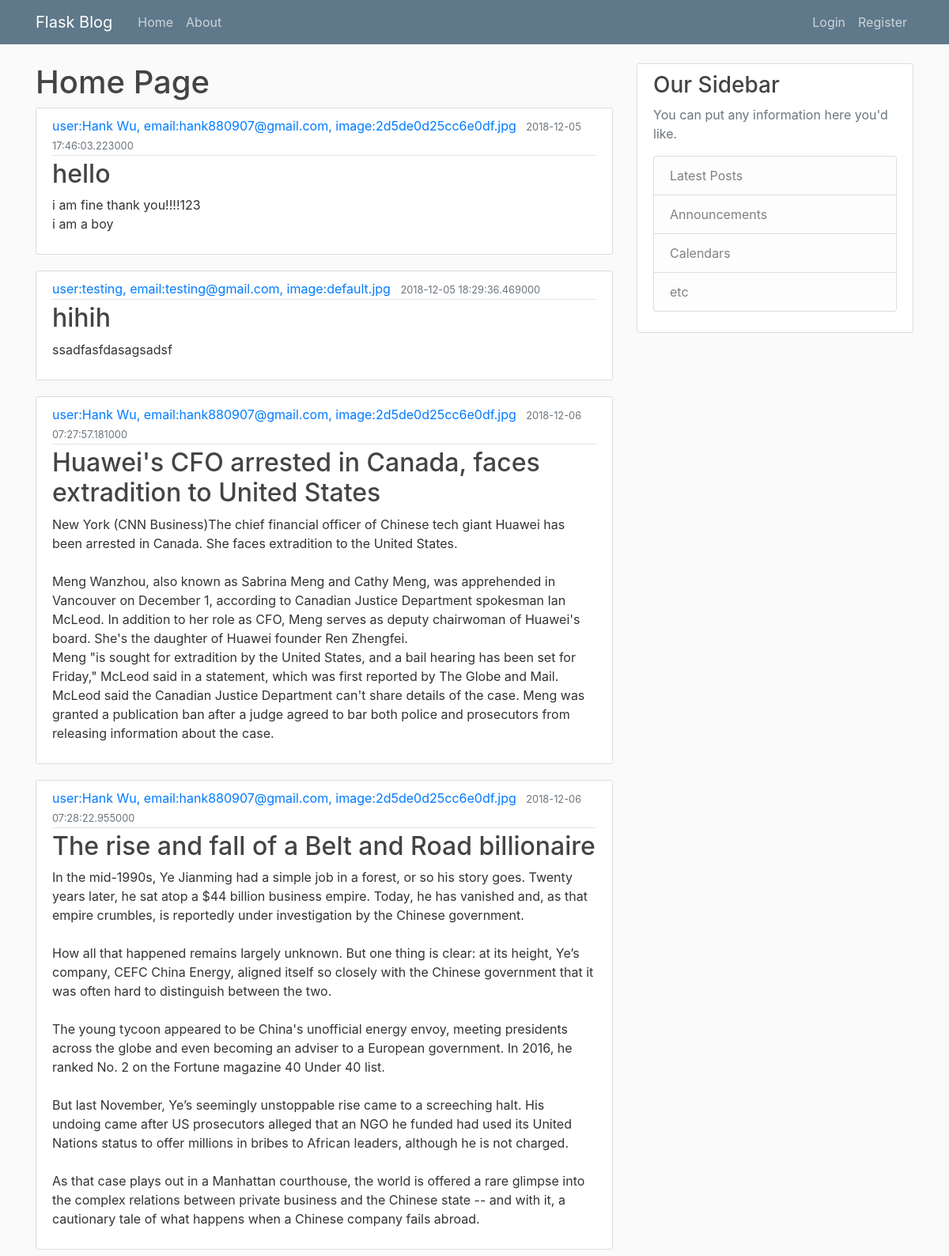
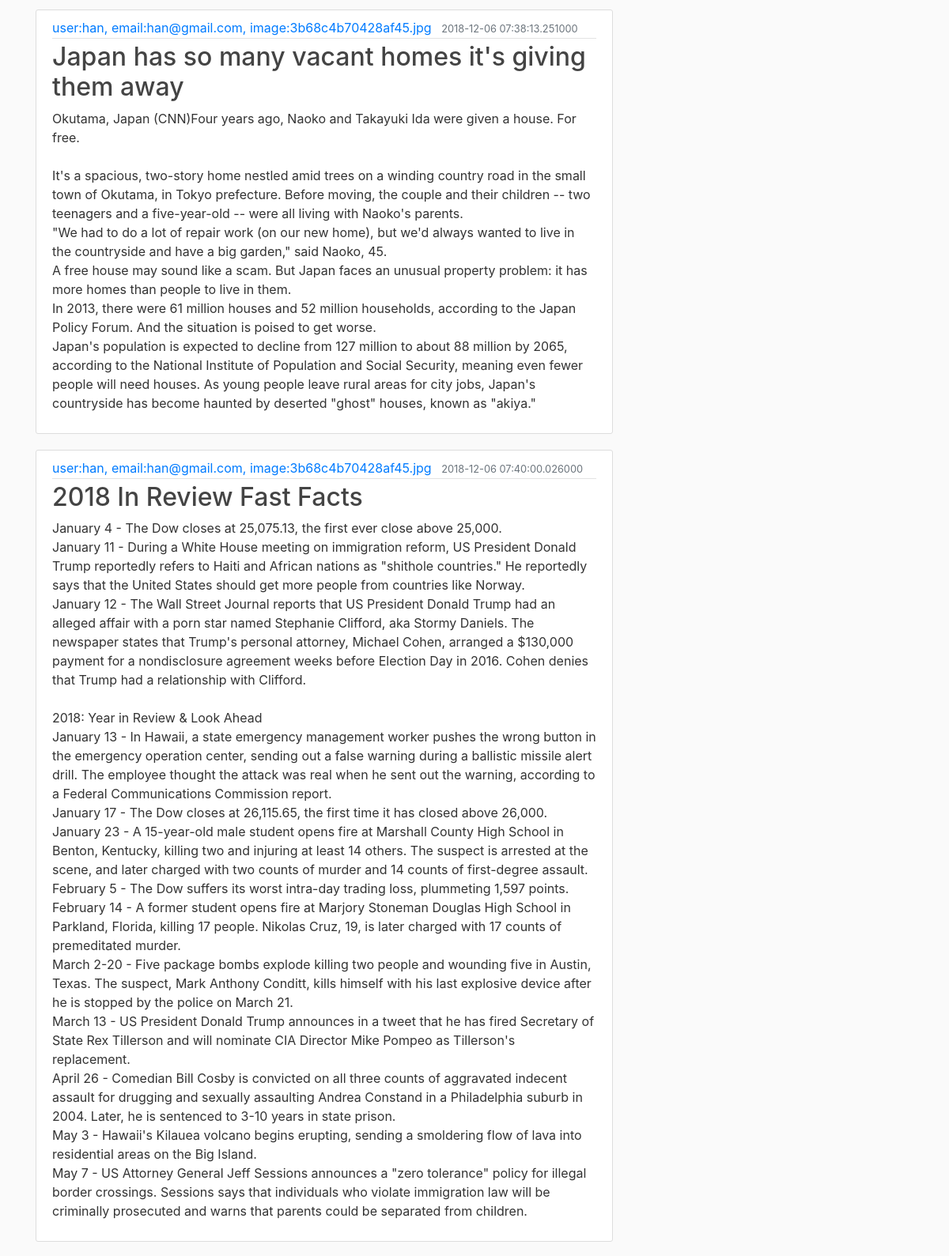
The page /home (upper part) on the database its author committed (2 pictures, top to bottom).
### flaskblog/models.py (models this page shows, shortened)
class Post(db.Model):
    id = db.Column(db.Integer, primary_key=True)
    title = db.Column(db.String(100) , nullable=False)
    date_posted = db.Column(db.DateTime, nullable=False, default=datetime.utcnow)
    content = db.Column(db.Text, nullable=False)
    user_id = db.Column(db.Integer, db.ForeignKey('user.id'), nullable=False) # what does the foreign Key dose?

class User(db.Model, UserMixin):
    id = db.Column(db.Integer, primary_key=True)
    username = db.Column(db.String(20), unique=True, nullable=False)
    email = db.Column(db.String(120), unique=True, nullable=False)
    image_file = db.Column(db.String(20), nullable=False, default='default.jpg')
    password = db.Column(db.String(60), nullable=False)
    posts = db.relationship('Post', backref='author', lazy=True) # the string 'Post' refer to the class post
    def __repr__(self):
        return "user:{}, email:{}, image:{}".format(self.username, self.email, self.image_file)

### flaskblog/route.py (the view)
@app.route("/")
@app.route("/home")
def home():
    posts = Post.query.all()
    return render_template("home.html", posts=posts)

### flaskblog/templates/home.html
{% extends "layout.html"%}
{%block content%}
    <h1>Home Page</h1>
    {% for post in posts%}
        <article class="media content-section">
          <div class="media-body">
            <div class="article-metadata">
              <a class="mr-2" href="#">{{ post.author }}</a>
              <small class="text-muted">{{ post.date_posted }}</small>
            </div>
            <h2><a class="article-title" href="#">{{ post.title }}</a></h2>
            <p class="article-content">{{ post.content }}</p>
          </div>
        </article>
    {% endfor %}
{% endblock content%}

### flaskblog/static/main.css (style rules this page uses)
body { background: #fafafa; color: #333333; margin-top: 5rem; }
h1, h2, h3, h4, h5, h6 { color: #444444; }
.content-section { background: #ffffff; padding: 10px 20px; border: 1px solid #dddddd; border-radius: 3px; margin-bottom: 20px; }
.article-title { color: #444444; }
.article-content { white-space: pre-line; }
.article-metadata { padding-bottom: 1px; margin-bottom: 4px; border-bottom: 1px solid #e3e3e3 }

### rows shown on the page
Post: author "user:Hank Wu, email:hank880907@gmail.com, image:2d5de0d25cc6e0df.jpg", date_posted "2018-12-05 17:46:03.223000", title "hello", content "i am fine thank you!!!!123 i am a boy"
Post: author "user:testing, email:testing@gmail.com, image:default.jpg", date_posted "2018-12-05 18:29:36.469000", title "hihih", content "ssadfasfdasagsadsf"
Post: author "user:Hank Wu, email:hank880907@gmail.com, image:2d5de0d25cc6e0df.jpg", date_posted "2018-12-06 07:27:57.181000", title "Huawei's CFO arrested in Canada, faces extradition to United States", content "New York (CNN Business)The chief financial officer of Chinese tech giant Huawei has been arrested in Canada. She faces extradition to the United States. Meng Wanzhou, also known as Sabrina Meng and Cathy Meng, was apprehended in Vancouver on December 1, according to Canadian Justice Department spokesman Ian McLeod. In addition to her role as CFO, Meng serves as deputy chairwoman of Huawei's board. She's the daughter of Huawei founder Ren Zhengfei. Meng \"is sought for extradition by the United States, and a bail hearing has been set for Friday,\" McLeod said in a statement, which was first reported by The Globe and Mail. McLeod said the Canadian Justice Department can't share details of the…"
Post: author "user:Hank Wu, email:hank880907@gmail.com, image:2d5de0d25cc6e0df.jpg", date_posted "2018-12-06 07:28:22.955000", title "The rise and fall of a Belt and Road billionaire", content "In the mid-1990s, Ye Jianming had a simple job in a forest, or so his story goes. Twenty years later, he sat atop a $44 billion business empire. Today, he has vanished and, as that empire crumbles, is reportedly under investigation by the Chinese government. How all that happened remains largely unknown. But one thing is clear: at its height, Ye’s company, CEFC China Energy, aligned itself so closely with the Chinese government that it was often hard to distinguish between the two. The young tycoon appeared to be China's unofficial energy envoy, meeting presidents across the globe and even becoming an adviser to a European government. In 2016, he ranked No. 2 on the Fortune magazine 40…"
Post: author "user:han, email:han@gmail.com, image:3b68c4b70428af45.jpg", date_posted "2018-12-06 07:38:13.251000", title "Japan has so many vacant homes it's giving them away", content "Okutama, Japan (CNN)Four years ago, Naoko and Takayuki Ida were given a house. For free. It's a spacious, two-story home nestled amid trees on a winding country road in the small town of Okutama, in Tokyo prefecture. Before moving, the couple and their children -- two teenagers and a five-year-old -- were all living with Naoko's parents. \"We had to do a lot of repair work (on our new home), but we'd always wanted to live in the countryside and have a big garden,\" said Naoko, 45. A free house may sound like a scam. But Japan faces an unusual property problem: it has more homes than people to live in them. In 2013, there were 61 million houses and 52 million households, according to the Japan…"
Post: author "user:han, email:han@gmail.com, image:3b68c4b70428af45.jpg", date_posted "2018-12-06 07:40:00.026000", title "2018 In Review Fast Facts", content "January 4 - The Dow closes at 25,075.13, the first ever close above 25,000. January 11 - During a White House meeting on immigration reform, US President Donald Trump reportedly refers to Haiti and African nations as \"shithole countries.\" He reportedly says that the United States should get more people from countries like Norway. January 12 - The Wall Street Journal reports that US President Donald Trump had an alleged affair with a porn star named Stephanie Clifford, aka Stormy Daniels. The newspaper states that Trump's personal attorney, Michael Cohen, arranged a $130,000 payment for a nondisclosure agreement weeks before Election Day in 2016. Cohen denies that Trump had a relationship…"
